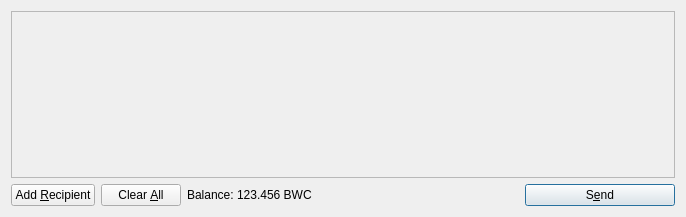
<?xml version="1.0" encoding="UTF-8"?>
<ui version="4.0">
 <class>SendCoinsDialog</class>
 <widget class="QDialog" name="SendCoinsDialog">
  <property name="geometry">
   <rect>
    <x>0</x>
    <y>0</y>
    <width>686</width>
    <height>217</height>
   </rect>
  </property>
  <property name="windowTitle">
   <string>Send Coins</string>
  </property>
  <layout class="QVBoxLayout" name="verticalLayout">
   <item>
    <widget class="QScrollArea" name="scrollArea">
     <property name="widgetResizable">
      <bool>true</bool>
     </property>
     <widget class="QWidget" name="scrollAreaWidgetContents">
      <property name="geometry">
       <rect>
        <x>0</x>
        <y>0</y>
        <width>666</width>
        <height>165</height>
       </rect>
      </property>
      <layout class="QVBoxLayout" name="verticalLayout_2">
       <property name="margin">
        <number>0</number>
       </property>
       <item>
        <layout class="QVBoxLayout" name="entries">
         <property name="spacing">
          <number>6</number>
         </property>
        </layout>
       </item>
       <item>
        <spacer name="verticalSpacer">
         <property name="orientation">
          <enum>Qt::Vertical</enum>
         </property>
         <property name="sizeHint" stdset="0">
          <size>
           <width>20</width>
           <height>40</height>
          </size>
         </property>
        </spacer>
       </item>
      </layout>
     </widget>
    </widget>
   </item>
   <item>
    <layout class="QHBoxLayout" name="horizontalLayout">
     <item>
      <widget class="QPushButton" name="addButton">
       <property name="toolTip">
        <string>Send to multiple recipients at once</string>
       </property>
       <property name="text">
        <string>Add &amp;Recipient</string>
       </property>
       <property name="icon">
        <iconset resource="../bitcoin.qrc">
         <normaloff>:/icons/add</normaloff>:/icons/add</iconset>
       </property>
       <property name="autoDefault">
        <bool>false</bool>
       </property>
      </widget>
     </item>
     <item>
      <widget class="QPushButton" name="clearButton">
       <property name="sizePolicy">
        <sizepolicy hsizetype="Minimum" vsizetype="Fixed">
         <horstretch>0</horstretch>
         <verstretch>0</verstretch>
        </sizepolicy>
       </property>
       <property name="toolTip">
        <string>Remove all transaction fields</string>
       </property>
       <property name="text">
        <string>Clear &amp;All</string>
       </property>
       <property name="icon">
        <iconset resource="../bitcoin.qrc">
         <normaloff>:/icons/remove</normaloff>:/icons/remove</iconset>
       </property>
       <property name="autoRepeatDelay">
        <number>300</number>
       </property>
       <property name="autoDefault">
        <bool>false</bool>
       </property>
      </widget>
     </item>
     <item>
      <layout class="QHBoxLayout" name="horizontalLayout_2">
       <property name="spacing">
        <number>3</number>
       </property>
       <item>
        <widget class="QLabel" name="label">
         <property name="text">
          <string>Balance:</string>
         </property>
        </widget>
       </item>
       <item>
        <widget class="QLabel" name="labelBalance">
         <property name="cursor">
          <cursorShape>IBeamCursor</cursorShape>
         </property>
         <property name="text">
          <string>123.456 BWC</string>
         </property>
         <property name="textInteractionFlags">
          <set>Qt::LinksAccessibleByMouse|Qt::TextSelectableByKeyboard|Qt::TextSelectableByMouse</set>
         </property>
        </widget>
       </item>
      </layout>
     </item>
     <item>
      <spacer name="horizontalSpacer">
       <property name="orientation">
        <enum>Qt::Horizontal</enum>
       </property>
       <property name="sizeHint" stdset="0">
        <size>
         <width>40</width>
         <height>20</height>
        </size>
       </property>
      </spacer>
     </item>
     <item>
      <widget class="QPushButton" name="sendButton">
       <property name="minimumSize">
        <size>
         <width>150</width>
         <height>0</height>
        </size>
       </property>
       <property name="toolTip">
        <string>Confirm the send action</string>
       </property>
       <property name="text">
        <string>S&amp;end</string>
       </property>
       <property name="icon">
        <iconset resource="../bitcoin.qrc">
         <normaloff>:/icons/send</normaloff>:/icons/send</iconset>
       </property>
       <property name="default">
        <bool>true</bool>
       </property>
      </widget>
     </item>
    </layout>
   </item>
  </layout>
 </widget>
 <resources>
  <include location="../bitcoin.qrc"/>
 </resources>
 <connections/>
</ui>
